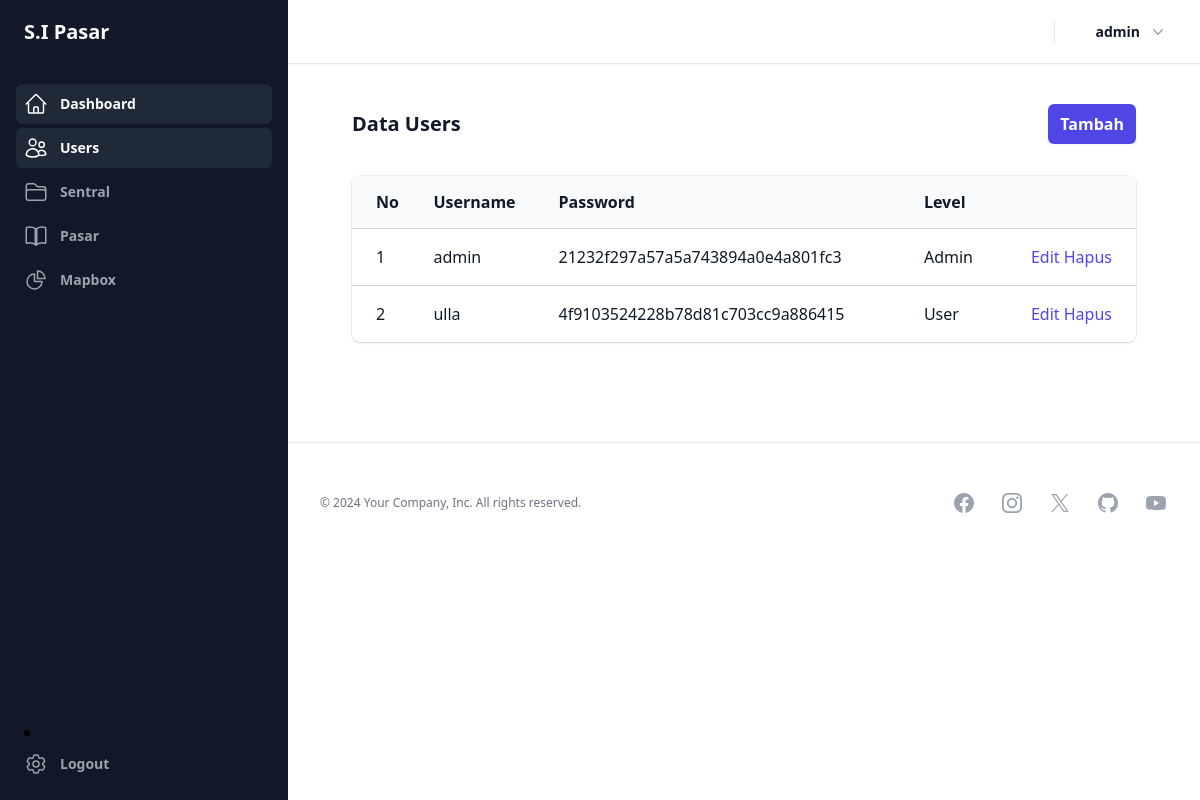
The app's page /dashboard/index.php?page=users (signed in) with its own data.
### tables this page shows
CREATE TABLE `users` (
  `id` int(11) NOT NULL,
  `username` varchar(20) DEFAULT NULL,
  `pass` text DEFAULT NULL,
  `level` varchar(10) DEFAULT NULL
);

### dashboard/usersData.php (the view)
<div class="px-4 sm:px-6 lg:px-8">
    <div class="sm:flex sm:items-center">
        <div class="sm:flex-auto">
            <h1 class="font-bold text-xl leading-6 text-gray-900">Data Users</h1>
        </div>
        <div class="mt-4 sm:ml-16 sm:mt-0 sm:flex-none"> <a href="?page=users&action=tambah" class="block rounded-md bg-indigo-600 px-3 py-2 text-center  font-semibold text-white shadow-sm hover:bg-indigo-500 focus-visible:outline focus-visible:outline-2 focus-visible:outline-offset-2 focus-visible:outline-indigo-600">Tambah</a> </div>
    </div>
    <div class="mt-8 flow-root">
        <div class="-mx-4 -my-2 overflow-x-auto sm:-mx-6 lg:-mx-8">
            <div class="inline-block min-w-full py-2 align-middle sm:px-6 lg:px-8">
                <div class="overflow-hidden shadow ring-1 ring-black ring-opacity-5 sm:rounded-lg">
                    <table class="min-w-full divide-y divide-gray-300">
                        <thead class="bg-gray-50">
                            <tr>
                                <th scope="col" class="py-3.5 pl-4 pr-3 text-left  font-semibold text-gray-900 sm:pl-6">No</th>
                                <th scope="col" class="px-3 py-3.5 text-left  font-semibold text-gray-900">Username</th>
                                <th scope="col" class="px-3 py-3.5 text-left  font-semibold text-gray-900">Password</th>
                                <th scope="col" class="px-3 py-3.5 text-left  font-semibold text-gray-900">Level</th>
                                <th scope="col" class="relative py-3.5 pl-3 pr-4 sm:pr-6"> <span class="sr-only">Edit</span> </th>
                            </tr>
                        </thead>
                        <tbody class="divide-y divide-gray-200 bg-white">
                            <?php $i = 1;
                            $sql = "SELECT*FROM users ORDER BY id ASC";
                            $result = $conn->query($sql);
                            while ($row = $result->fetch_assoc()) { ?>
                                <tr>
                                    <td class="whitespace-nowrap py-4 pl-4 pr-3  font-medium text-gray-900 sm:pl-6"><?php echo $i++; ?></td>
                                    <td class="whitespace-nowrap px-3 py-4 text-gray-900"><?php echo $row['username']; ?></td>
                                    <td class="whitespace-nowrap px-3 py-4  text-gray-900"><?php echo $row['pass']; ?></td>
                                    <td class="whitespace-nowrap px-3 py-4  text-gray-900"><?php echo $row['level']; ?></td>
                                    <td class="relative whitespace-nowrap py-4 pl-3 pr-4 text-right  font-medium sm:pr-6"><a href="?page=users&action=update&id=<?php echo $row['id']; ?>" class="text-indigo-600 hover:text-indigo-900">Edit </a><a onclick="return confirm('Yakin Ingin Menghapus Data ini ?')" href="?page=users&action=hapus&id=<?php echo $row['id']; ?>" class="text-indigo-600 hover:text-indigo-900">Hapus</a> </td>
                                </tr>
                        </tbody> <?php }
                                $conn->close(); ?>
                    </table>
                </div>
            </div>
        </div>
    </div>
</div>

### records on screen
users: username "admin", pass "21232f297a57a5a743894a0e4a801fc3", level "Admin"
users: username "ulla", pass "4f9103524228b78d81c703cc9a886415", level "User"

### other values on screen
$_SESSION['username'] "admin"
